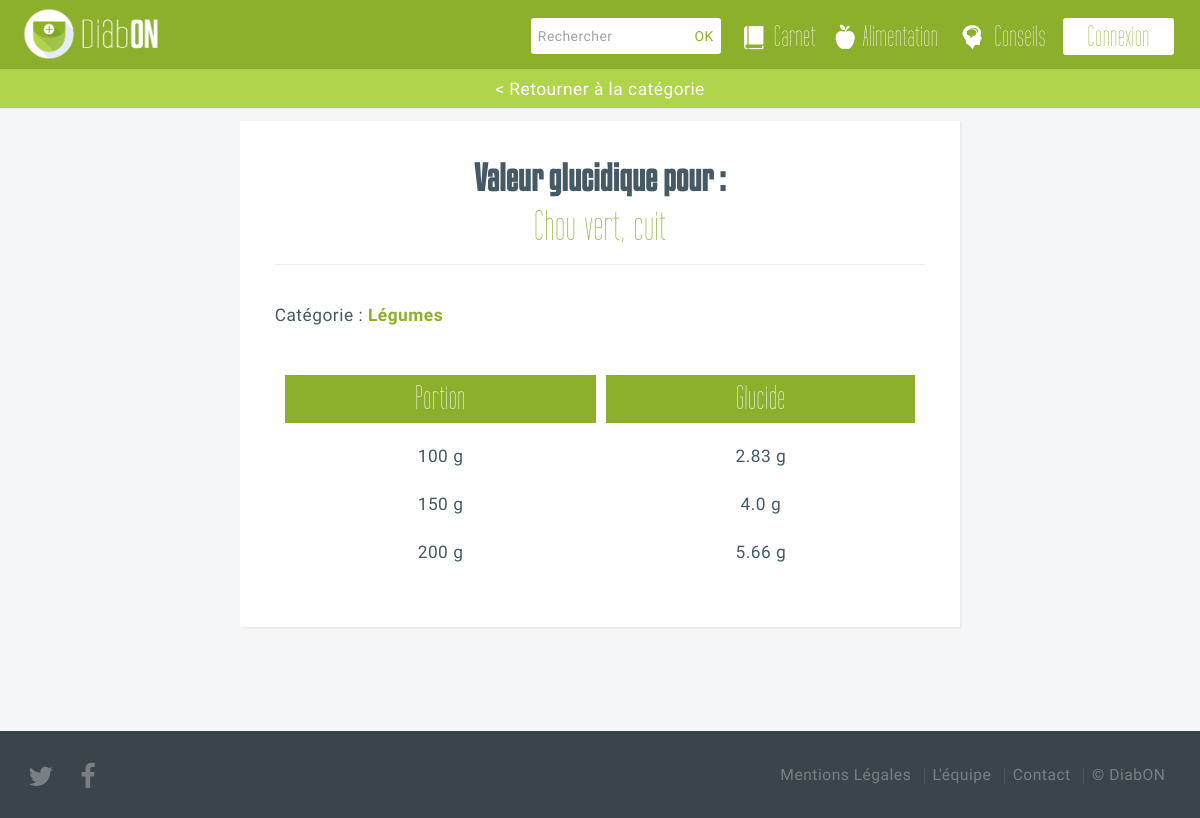
The app's page /aliment/Chouvertcuit/ with its own data.
### core/models.py (models this page shows, shortened)
class Food(models.Model):
	name = models.CharField(max_length=200)
	slug = models.SlugField(max_length=200)
	weight = models.IntegerField()
	glucide = models.FloatField()
	category = models.ForeignKey('Category')

class Category(models.Model):
	name = models.CharField(max_length=100)
	slug = models.SlugField(max_length=100)

### core/views.py (the view)
# urls.py: url(r'^aliment/(?P<slug>[\w-]+)/$', 'core.views.aliment_details', name='alimentdetails'),
def aliment_details(request, slug):
	aliment = Food.objects.get(slug=slug)
	return render_to_response('aliment_details.html', {'aliment': aliment})

### templates/aliment_details.html (shortened to what this page needs)
{% extends "layout/base.html" %}
{% block content %}
{% load mathfilters %}
			<section id="work" class="main style3 secondary details-aliment">
				<div class="content container">
					<a class="retour-catalogue" href="" onClick="javascript:window.history.go(-1)">< Retourner à la catégorie</a>
					<div class="box container 75%">
						<header>
							<h2>Valeur glucidique pour :</h2>
							<p class="aliment-name">{{aliment.name}}</p>
						</header>
					<p class="aliment-categorie">Catégorie : <a href="" onClick="javascript:window.history.go(-1)">{{aliment.category.name}}</a></p>
                		<div id="details-aliment-container">
                			<table id="details-aliments" class="full">
						        <thead class="table-title">
						            <th>Portion</th>
						            <th>Glucide</th>
						        </thead>
						        <tr>
						            <td>{{aliment.weight}} g</td>
						            <td>{{aliment.glucide}} g</td>
						        </tr>
						        <tr>
						            <td>{{aliment.weight|mul:3|intdiv:2}} g</td>
						            <td>{{aliment.glucide|mul:3|intdiv:2}} g</td>
						        </tr>
						        <tr>
						            <td>{{aliment.weight|mul:2}} g</td>
						            <td>{{aliment.glucide|mul:2}} g</td>
						        </tr>
						    </table>
						</div>
	                </div>
	            </div>
        	</section>
{% endblock content %}

### static/css/skel.css (style rules this page uses)
html,body,div,span,applet,object,iframe,h1,h2,h3,h4,h5,h6,p,blockquote,pre,a,abbr,acronym,address,big,cite,code,del,dfn,em,img,ins,kbd,q,s,samp,small,strike,strong,sub,sup,tt,var,b,u,i,center,dl,dt,dd,ol,ul,li,fieldset,form,label,legend,table,caption,tbody,tfoot,thead,tr,th,td,article,aside,canvas,details,embed,figure,figcaption,footer,header,hgroup,menu,nav,output,ruby,section,summary,time,mark,audio,video { margin:0;padding:0;border:0;font-size:100%;font:inherit;vertical-align:baseline; }
article,aside,details,figcaption,figure,footer,header,hgroup,menu,nav,section { display:block; }
body { line-height:1; }
table { border-collapse:collapse;border-spacing:0; }
body { -webkit-text-size-adjust:none }
*, *:before, *:after { -moz-box-sizing: border-box; -webkit-box-sizing: border-box; box-sizing: border-box; }
.container { margin-left: auto; margin-right: auto; width: 1200px; }
.container.\37 5\25 { width: 900px; }

### static/css/style.css (style rules this page uses)
body { background: #fff; }
body,input,textarea,select { font-family: 'Source Sans Pro', sans-serif; font-weight: 300; font-size: 18pt; line-height: 1.75em; color: #39454b; letter-spacing: 0.5px; }
h1,h2,h3,h4,h5,h6 { font-weight: 900; color: inherit; }
h2 { font-family: 'kenyan_coffeeregular'; font-size: 2.7em; letter-spacing: 0; line-height: 1.25em; }
a { color: #98c593; -moz-transition: all 0.2s ease-in-out, color 0.2s ease-in-out; -webkit-transition: all 0.2s ease-in-out, color 0.2s ease-in-out; -o-transition: all 0.2s ease-in-out, color 0.2s ease-in-out; -ms-transition: all 0.2s ease-in-out, color 0.2s ease-in-out; transition: all 0.2s ease-in-out, color 0.2s ease-in-out; }
p, ul, ol, dl, table { margin-bottom: 1em; }
header { margin-bottom: 1em; }
header p { display: block; margin: 1em 0 0 0; padding: 0 0 0.5em 0; }
section, article { margin-bottom: 3em; }
section > :last-child, article > :last-child { margin-bottom: 0; }
section > .content > :last-child, article > .content > :last-child { margin-bottom: 0; }
table { width: 100%; }
.box { background: #fff; color: #455a64; padding: 2em; box-shadow: 1px 1px 2px #e6e6e6; }
.main { position: relative; margin: 0; overflow-x: hidden; }
.main.style3 { text-align: center; padding: 6em 0 6em 0; }
.main.style3.secondary { background: #f5f6f7; }
body { padding-top: 4em; }
a.retour-catalogue { display: inline-block; text-decoration: none; padding: 0.25em 0.8em; background: #b0d44c; border-radius: 0; color: #fff; position: fixed; width: 100%; left: 0; top: 4em; box-shadow: 0 0 0.15em 0 rgba(0,0,0,0.1); }
#work.details-aliment a.retour-catalogue { display: inline-block; font-weight: normal; text-decoration: none; padding: 0.25em 0.8em; background: #b0d44c; border-radius: 0; color: #fff; position: fixed; width: 100%; left: 0; top: 4em; }
#work.details-aliment { padding-top: 3em; }
#work.details-aliment header { margin-bottom: 2em; }
#work.details-aliment header h2 { font-size: 2em; margin-bottom: 1em; }
#work.details-aliment header p { padding: 0.5em; float: left; margin: 0 1em 0 0; }
#work.details-aliment header p.aliment-name { font-family: 'tall_filmsregular'; font-size: 2.5em; color: #8cb02b; text-align: center; width: 100%; margin-top: -1em; border-bottom: #eee 1px solid; }
#work.details-aliment p { text-align: left; }
#work.details-aliment p.aliment-categorie { text-align: left; margin: 1em 0 2em 0; }
table#details-aliments thead th { font-family: 'tall_filmsregular'; font-size: 2em; padding: 0.25em; background: #8cb02b; color: white; margin: 0 1em; border: 10px solid white; }
table#details-aliments tbody td { font-size: 1em; padding: 0.5em; }
#work.details-aliment a { text-decoration: none; font-weight: 900; color: #8cb02b; -moz-transition: all 0.2s ease-in-out, color 0.2s ease-in-out; -webkit-transition: all 0.2s ease-in-out, color 0.2s ease-in-out; -o-transition: all 0.2s ease-in-out, color 0.2s ease-in-out; -ms-transition: all 0.2s ease-in-out, color 0.2s ease-in-out; transition: all 0.2s ease-in-out, color 0.2s ease-in-out; }

### static/css/style-wide.css (style rules this page uses)
body,input,textarea,select { font-size: 17pt; }

### static/css/style-normal.css (style rules this page uses)
body,input,textarea,select { font-size: 15pt; }

### static/css/page-alimentation.css (style rules this page uses)
body { padding-top: 8em; }

### static/css/page-carnet.css (style rules this page uses)
body { padding-top: 8em; }

### static/css/style-narrow.css (style rules this page uses)
body,input,textarea,select { font-size: 13pt; }

### records on screen
Food: name "Chou vert, cuit", category.name "Légumes", weight "100", glucide "2.83", weight|mul "150", glucide|mul "4.0", weight|mul "200", glucide|mul "5.66"
